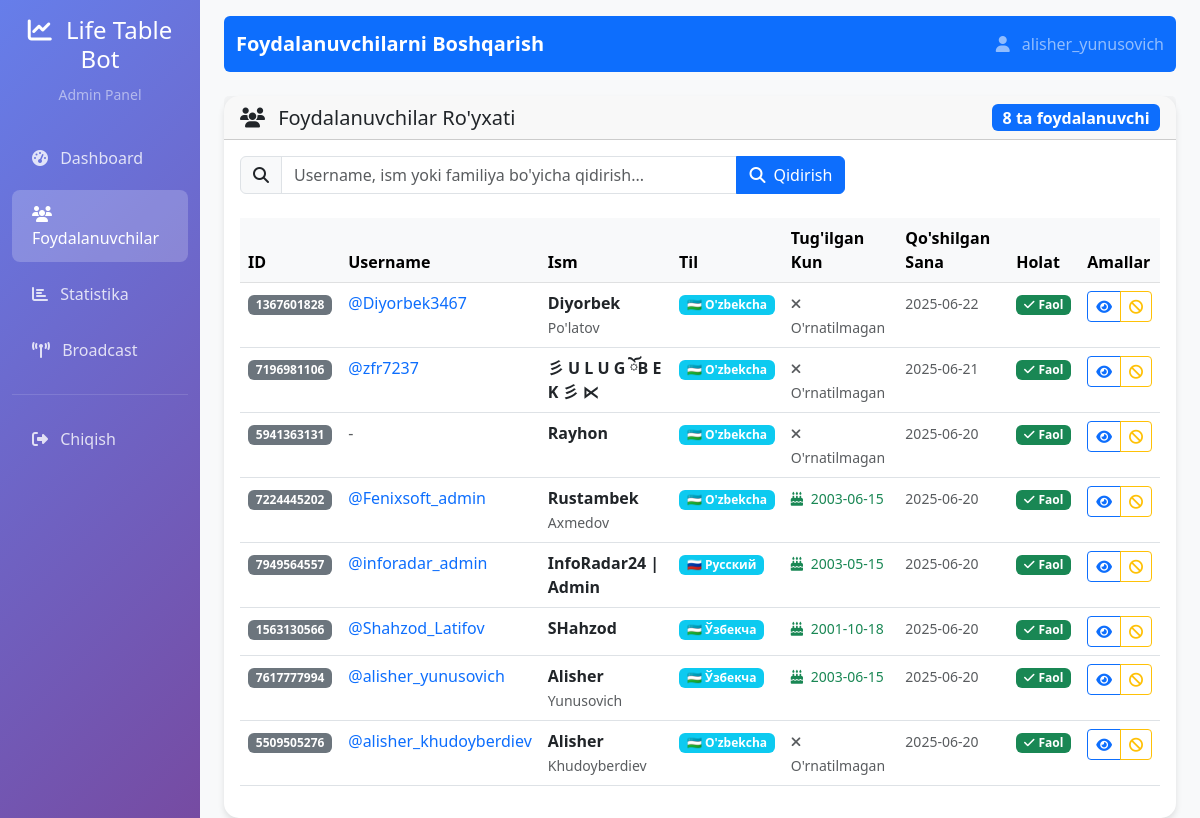
Page /users (signed in) on the earlier database version.
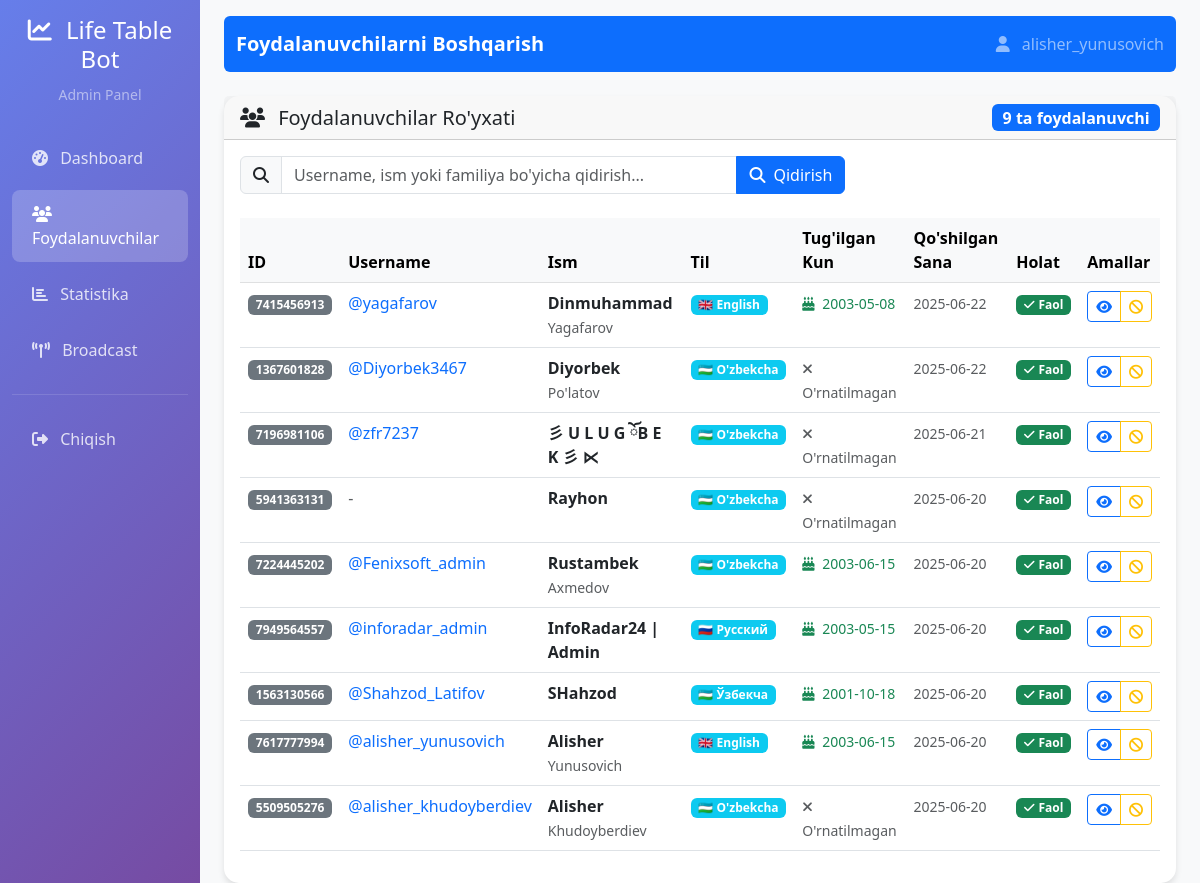
Same page on the later database version.
### src/database/models.py (models this page shows)
class User(Base):
    __tablename__ = 'users'
    id = Column(Integer, primary_key=True)
    telegram_id = Column(Integer, unique=True, nullable=False)
    username = Column(String(100), nullable=True)
    first_name = Column(String(100), nullable=True)
    last_name = Column(String(100), nullable=True)
    language = Column(String(10), default='uz')
    join_date = Column(DateTime, default=datetime.utcnow)
    birthday = Column(DateTime, nullable=True)
    is_active = Column(Boolean, default=True)
    created_at = Column(DateTime, default=datetime.utcnow)
    updated_at = Column(DateTime, default=datetime.utcnow, onupdate=datetime.utcnow)

### web_admin/app.py (the view)
@app.route('/users')
@login_required
def users():
    page = request.args.get('page', 1, type=int)
    per_page = 20
    search = request.args.get('search', '')
    conn = get_bot_db()
    cursor = conn.cursor()
    if search:
        cursor.execute("""
            SELECT * FROM users
            WHERE username LIKE ? OR first_name LIKE ? OR last_name LIKE ?
            ORDER BY join_date DESC
            LIMIT ? OFFSET ?
        """, (f'%{search}%', f'%{search}%', f'%{search}%', per_page, (page - 1) * per_page))
    else:
        cursor.execute("""
            SELECT * FROM users
            ORDER BY join_date DESC
            LIMIT ? OFFSET ?
        """, (per_page, (page - 1) * per_page))
    users = cursor.fetchall()
    for user in users:
        user = dict(user)
        user['join_date'] = parse_date(user['join_date'])
        user['birthday'] = parse_date(user['birthday'])
    if search:
        cursor.execute("""
            SELECT COUNT(*) as count FROM users
            WHERE username LIKE ? OR first_name LIKE ? OR last_name LIKE ?
        """, (f'%{search}%', f'%{search}%', f'%{search}%'))
    else:
        cursor.execute("SELECT COUNT(*) as count FROM users")
    total = cursor.fetchone()['count']
    conn.close()
    return render_template('users.html',
                         users=users,
                         page=page,
                         per_page=per_page,
                         total=total,
                         search=search)

### web_admin/app.py (called while the page is built)
def login_required(f):
    @wraps(f)
    def decorated_function(*args, **kwargs):
        if 'admin_logged_in' not in session:
            return redirect(url_for('login'))
        return f(*args, **kwargs)
    return decorated_function

def get_bot_db():
    db_path = os.path.join(os.path.dirname(app.root_path), '..', 'bot_database.db')
    conn = sqlite3.connect(db_path)
    conn.row_factory = sqlite3.Row
    return conn

def parse_date(date_str):
    if not date_str: return None
    try:
        return datetime.fromisoformat(str(date_str).replace('Z', '+00:00'))
    except: return None

### web_admin/templates/users.html (shortened to what the changed rows need)
{% extends "base.html" %}
{% block content %}
<div class="row">
    <div class="col-12">
        <div class="card">
            <div class="card-header">
                <div class="row align-items-center">
                    <div class="col-auto">
                        <span class="badge bg-primary fs-6">{{ total }} ta foydalanuvchi</span>
                    </div>
                </div>
            </div>
            <div class="card-body">
                <div class="table-responsive">
                    <table class="table table-hover">
                        <thead class="table-light">
                            <tr>
                                <th>ID</th>
                                <th>Username</th>
                                <th>Ism</th>
                                <th>Til</th>
                                <th>Tug'ilgan Kun</th>
                                <th>Qo'shilgan Sana</th>
                                <th>Holat</th>
                                <th>Amallar</th>
                            </tr>
                        </thead>
                        <tbody>
                            {% for user in users %}
                            <tr>
                                <td>
                                    <span class="badge bg-secondary">{{ user.telegram_id }}</span>
                                </td>
                                <td>
                                    {% if user.username %}
                                        <a href="https://t.me/{{ user.username }}" target="_blank" class="text-decoration-none">
                                            @{{ user.username }}
                                        </a>
                                    {% else %}
                                        <span class="text-muted">-</span>
                                    {% endif %}
                                </td>
                                <td>
                                    {% if user.first_name %}
                                        <strong>{{ user.first_name }}</strong>
                                        {% if user.last_name %}
                                            <br><small class="text-muted">{{ user.last_name }}</small>
                                        {% endif %}
                                    {% else %}
                                        <span class="text-muted">-</span>
                                    {% endif %}
                                </td>
                                <td>
                                    {% set lang_names = {'uz': '🇺🇿 O\'zbekcha', 'uz_cyrl': '🇺🇿 Ўзбекча', 'ru': '🇷🇺 Русский', 'en': '🇬🇧 English'} %}
                                    <span class="badge bg-info">{{ lang_names.get(user.language, user.language) }}</span>
                                </td>
                                <td>
                                    {% if user.birthday %}
                                        <small class="text-success">
                                            <i class="fas fa-birthday-cake me-1"></i>
                                            {% if user.birthday is string %}
                                                {{ user.birthday[:10] if user.birthday else '-' }}
                                            {% else %}
                                                {{ user.birthday.strftime('%d.%m.%Y') if user.birthday else '-' }}
                                            {% endif %}
                                        </small>
                                    {% else %}
                                        <small class="text-muted">
                                            <i class="fas fa-times me-1"></i>
                                            O'rnatilmagan
                                        </small>
                                    {% endif %}
                                </td>
                                <td>
                                    <small class="text-muted">
                                        {% if user.join_date %}
                                            {% if user.join_date is string %}
                                                {{ user.join_date[:10] if user.join_date else '-' }}
                                            {% else %}
                                                {{ user.join_date.strftime('%d.%m.%Y %H:%M') if user.join_date else '-' }}
                                            {% endif %}
                                        {% else %}
                                            -
                                        {% endif %}
                                    </small>
                                </td>
                                <td>
                                    {% if user.is_active %}
                                        <span class="badge bg-success">
                                            <i class="fas fa-check me-1"></i>Faol
                                        </span>
                                    {% else %}
                                        <span class="badge bg-danger">
                                            <i class="fas fa-times me-1"></i>Faol emas
                                        </span>
                                    {% endif %}
                                </td>
                                <td>
                                    <div class="btn-group" role="group">
                                        <button type="button" class="btn btn-sm btn-outline-primary"
                                                onclick="viewUser({{ user.telegram_id }})"
                                                title="Batafsil ma'lumot">
                                            <i class="fas fa-eye"></i>
                                        </button>
                                        {% if user.is_active %}
                                            <button type="button" class="btn btn-sm btn-outline-warning"
                                                    onclick="toggleUserStatus({{ user.telegram_id }}, false)"
                                                    title="Faollikni o'chirish">
                                                <i class="fas fa-ban"></i>
                                            </button>
                                        {% else %}
                                            <button type="button" class="btn btn-sm btn-outline-success"
                                                    onclick="toggleUserStatus({{ user.telegram_id }}, true)"
                                                    title="Faollikni yoqish">
                                                <i class="fas fa-check"></i>
                                            </button>
                                        {% endif %}
                                    </div>
                                </td>
                            </tr>
                            {% endfor %}
                        </tbody>
                    </table>
                </div>
            </div>
        </div>
    </div>
</div>
{% endblock %}

### web_admin/templates/base.html (shortened to what this page needs)
<!DOCTYPE html>
<html lang="uz">
<head>
    <link href="https://cdn.jsdelivr.net/npm/bootstrap@5.3.0/dist/css/bootstrap.min.css" rel="stylesheet">
    <link href="https://cdnjs.cloudflare.com/ajax/libs/font-awesome/6.4.0/css/all.min.css" rel="stylesheet">
</head>
<body>
    <div class="container-fluid">
        <div class="row">
            <nav class="col-md-3 col-lg-2 d-md-block sidebar collapse">
                <div class="position-sticky pt-3">
                    <div class="text-center mb-4">
                        <h4 class="text-white">
                            <i class="fas fa-chart-line me-2"></i>
                            Life Table Bot
                        </h4>
                        <small class="text-white-50">Admin Panel</small>
                    </div>
                    <ul class="nav flex-column">
                        <li class="nav-item">
                            <a class="nav-link {% if request.endpoint == 'dashboard' %}active{% endif %}" href="{{ url_for('dashboard') }}">
                                <i class="fas fa-tachometer-alt me-2"></i>
                                Dashboard
                            </a>
                        </li>
                        <li class="nav-item">
                            <a class="nav-link {% if request.endpoint == 'users' %}active{% endif %}" href="{{ url_for('users') }}">
                                <i class="fas fa-users me-2"></i>
                                Foydalanuvchilar
                            </a>
                        </li>
                        <li class="nav-item">
                            <a class="nav-link {% if request.endpoint == 'statistics' %}active{% endif %}" href="{{ url_for('statistics') }}">
                                <i class="fas fa-chart-bar me-2"></i>
                                Statistika
                            </a>
                        </li>
                        <li class="nav-item">
                            <a class="nav-link {% if request.endpoint == 'broadcast' %}active{% endif %}" href="{{ url_for('broadcast') }}">
                                <i class="fas fa-broadcast-tower me-2"></i>
                                Broadcast
                            </a>
                        </li>
                    </ul>
                    <hr class="text-white-50">
                    <ul class="nav flex-column">
                        <li class="nav-item">
                            <a class="nav-link" href="{{ url_for('logout') }}">
                                <i class="fas fa-sign-out-alt me-2"></i>
                                Chiqish
                            </a>
                        </li>
                    </ul>
                </div>
            </nav>
            <main class="col-md-9 ms-sm-auto col-lg-10 px-md-4 main-content">
                <nav class="navbar navbar-expand-lg navbar-dark bg-primary rounded mb-4 mt-3">
                    <div class="container-fluid">
                        <span class="navbar-brand">
                            {% block page_title %}Admin Panel{% endblock %}
                        </span>
                        <div class="navbar-nav ms-auto">
                            <span class="navbar-text">
                                <i class="fas fa-user me-2"></i>
                                {{ session.get('admin_username', 'Admin') }}
                            </span>
                        </div>
                    </div>
                </nav>
                {% block content %}{% endblock %}
            </main>
        </div>
    </div>
</body>
</html>

Differences in the rows shown:
changed User "alisher_yunusovich": get "🇺🇿 Ўзбекча" → "🇬🇧 English"
added User: telegram_id "7415456913", username "yagafarov", first_name "Dinmuhammad", last_name "Yagafarov", get "🇬🇧 English", birthday "2003-05-08", join_date "2025-06-22", is_active True (drawn)
Other differences:
{{ total }}: "8" → "9"
